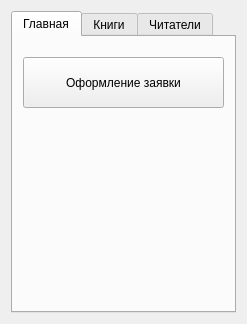
<?xml version="1.0" encoding="UTF-8"?>
<ui version="4.0">
 <class>LibController</class>
 <widget class="QMainWindow" name="LibController">
  <property name="geometry">
   <rect>
    <x>0</x>
    <y>0</y>
    <width>247</width>
    <height>324</height>
   </rect>
  </property>
  <property name="minimumSize">
   <size>
    <width>247</width>
    <height>324</height>
   </size>
  </property>
  <property name="maximumSize">
   <size>
    <width>247</width>
    <height>324</height>
   </size>
  </property>
  <property name="windowTitle">
   <string>LibController</string>
  </property>
  <widget class="QWidget" name="centralWidget">
   <layout class="QHBoxLayout" name="horizontalLayout">
    <item>
     <widget class="QTabWidget" name="tabWidget">
      <property name="currentIndex">
       <number>0</number>
      </property>
      <widget class="QWidget" name="mainTab">
       <attribute name="title">
        <string>Главная</string>
       </attribute>
       <widget class="QPushButton" name="orderBookButton">
        <property name="geometry">
         <rect>
          <x>10</x>
          <y>20</y>
          <width>201</width>
          <height>51</height>
         </rect>
        </property>
        <property name="text">
         <string>Оформление заявки</string>
        </property>
       </widget>
      </widget>
      <widget class="QWidget" name="bookTab">
       <attribute name="title">
        <string>Книги</string>
       </attribute>
       <widget class="QPushButton" name="searchBookButton">
        <property name="geometry">
         <rect>
          <x>10</x>
          <y>20</y>
          <width>201</width>
          <height>51</height>
         </rect>
        </property>
        <property name="text">
         <string>Поиск книги</string>
        </property>
       </widget>
       <widget class="QPushButton" name="addBookButton">
        <property name="geometry">
         <rect>
          <x>10</x>
          <y>80</y>
          <width>201</width>
          <height>51</height>
         </rect>
        </property>
        <property name="text">
         <string>Добавление книги</string>
        </property>
       </widget>
       <widget class="QPushButton" name="removeBookButton">
        <property name="geometry">
         <rect>
          <x>10</x>
          <y>210</y>
          <width>201</width>
          <height>61</height>
         </rect>
        </property>
        <property name="text">
         <string>Списание книг</string>
        </property>
       </widget>
      </widget>
      <widget class="QWidget" name="readerTab">
       <attribute name="title">
        <string>Читатели</string>
       </attribute>
       <widget class="QPushButton" name="createAccountButton">
        <property name="geometry">
         <rect>
          <x>10</x>
          <y>80</y>
          <width>201</width>
          <height>51</height>
         </rect>
        </property>
        <property name="text">
         <string>Создание абонемента</string>
        </property>
       </widget>
       <widget class="QPushButton" name="searchAccountButton">
        <property name="geometry">
         <rect>
          <x>10</x>
          <y>20</y>
          <width>201</width>
          <height>51</height>
         </rect>
        </property>
        <property name="text">
         <string>Поиск читателя</string>
        </property>
       </widget>
       <widget class="QPushButton" name="removeAccountButton">
        <property name="geometry">
         <rect>
          <x>10</x>
          <y>210</y>
          <width>201</width>
          <height>61</height>
         </rect>
        </property>
        <property name="text">
         <string>Удаление абонемента</string>
        </property>
       </widget>
      </widget>
     </widget>
    </item>
   </layout>
  </widget>
 </widget>
 <layoutdefault spacing="6" margin="11"/>
 <resources/>
 <connections/>
</ui>
